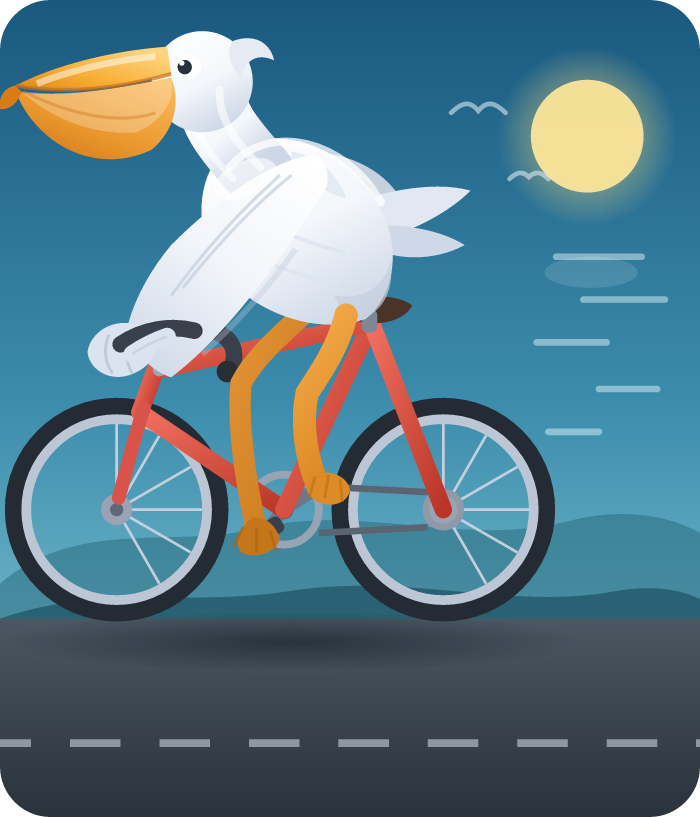
#> input picture pelican-bike.png, 700 x 817 px
$ python run_external.py --method image_dense --input ../pelican-bike.png --output out.png
#> lines starting #> are read from the running program, lines starting #| are printed output that depends on the picture; long printed decimals are rounded
### tensor_gp/external_data.py
"""Pinned external image corpus and disjoint-pixel spatial-regression inputs."""
from __future__ import annotations
import base64
import hashlib
import json
from pathlib import Path
import urllib.request
import numpy as np
from .experiments import ROOT


# [17 lines left out: function download_corpus, not called in this run]


def image_dataset(path, seed, shape=(128, 64), test_size=512, noise_std=0.05):
    # Image decoding AND all sampling/noise creation are charged by run_external.
    from PIL import Image
    path = Path(path)
    with Image.open(path) as image:
        pixels = np.asarray(image.convert("L"), dtype=np.float64) / 255.0
    height, width = pixels.shape
    if height < shape[0] or width < shape[1]:
        raise ValueError("Corpus image too small for the preregistered grid; do not silently resize")
    rows = np.rint(np.linspace(0, height - 1, shape[0])).astype(np.int64)
    cols = np.rint(np.linspace(0, width - 1, shape[1])).astype(np.int64)
    assert len(np.unique(rows)) == shape[0] and len(np.unique(cols)) == shape[1]
    indices = (rows[:, None] * width + cols[None, :]).ravel()
    train_y = pixels.ravel()[indices] + noise_std * np.random.default_rng(seed).standard_normal(len(indices))
    available = np.ones(height * width, dtype=bool)
    available[indices] = False
    candidates = np.flatnonzero(available)
    if len(candidates) < test_size:
        raise ValueError("Insufficient disjoint held-out pixels")
    test_rng = np.random.default_rng(10000 + seed)
    test_indices = test_rng.choice(candidates, size=test_size, replace=False)
    assert not np.any(np.isin(test_indices, indices))
    test_rows, test_cols = np.unravel_index(test_indices, (height, width))
    test_x = np.column_stack((test_rows / (height - 1), test_cols / (width - 1)))
    test_latent = pixels.ravel()[test_indices]
    test_y = test_latent + noise_std * test_rng.standard_normal(test_size)
    axes = [rows / (height - 1), cols / (width - 1)]
    metadata = {"image": path.name, "image_shape": [height, width],
                "source_sha256": hashlib.sha256(path.read_bytes()).hexdigest(),
                "train_pixel_indices_sha256": hashlib.sha256(indices.tobytes()).hexdigest(),
                "test_pixel_indices_sha256": hashlib.sha256(test_indices.tobytes()).hexdigest(),
                "test_train_overlap_count": 0}
    return axes, train_y, test_x, test_y, test_latent, metadata

### tensor_gp/dense_fortran.py
"""Hostile audit baseline: eliminate the original dense kernel's layout copy.

This is a separate, explicitly labeled baseline, not a post-hoc replacement of
preregistered DenseGP. It uses the SAME full dense Cholesky and predictions.
"""
from time import perf_counter
import numpy as np
from scipy.linalg import cho_factor, cho_solve
from .dense import DenseGP
from .kernels import kernel_factors


class DenseFortranGP(DenseGP):
    def fit(self, axes, y):
        if len(axes) != 2:
            raise ValueError("Two dimensional audit only")
        self.axes = axes
        t = perf_counter()
        kx, ky = kernel_factors(axes, self.lengthscales, self.signal_variance)
        nx, ny = len(axes[0]), len(axes[1])
        n = nx * ny
        covariance = np.empty((n, n), dtype=np.float64, order="F")
        # A view, not a reshape copy: flat C-grid indices have y fastest.
        view = covariance.reshape(ny, nx, ny, nx, order="F")
        assert np.shares_memory(view, covariance)
        np.multiply(ky[:, None, :, None], kx[None, :, None, :], out=view)
        covariance.flat[::n + 1] += self.noise_variance
        self.timings["fit_kernel_s"] = perf_counter() - t
        t = perf_counter()
        self.chol = cho_factor(covariance, lower=True, overwrite_a=True, check_finite=False)
        self.timings["fit_factor_s"] = perf_counter() - t
        t = perf_counter()
        self.alpha = cho_solve(self.chol, y, overwrite_b=False, check_finite=False)
        self.timings["fit_solve_s"] = perf_counter() - t
        self.state_bytes = int(self.chol[0].nbytes + self.alpha.nbytes)
        return self

### tensor_gp/kernels.py
"""Identical kernel arithmetic shared by both solvers."""
from __future__ import annotations

import numpy as np


def rbf_1d(a: np.ndarray, b: np.ndarray, lengthscale: float) -> np.ndarray:
    delta = (np.asarray(a, dtype=np.float64)[:, None]
             - np.asarray(b, dtype=np.float64)[None, :]) / lengthscale
    return np.exp(-0.5 * delta * delta)


def kernel_factors(axes, lengthscales, signal_variance=1.0):
    factors = [rbf_1d(a, a, ell) for a, ell in zip(axes, lengthscales, strict=True)]
    factors[0] *= signal_variance
    return factors


def cross_factors(test_x, axes, lengthscales, signal_variance=1.0):
    factors = [rbf_1d(test_x[:, i], axis, ell)
               for i, (axis, ell) in enumerate(zip(axes, lengthscales, strict=True))]
    factors[0] *= signal_variance
    return factors


def row_tensor_product(factors):
    """Rows have the same C-order tensor indexing as training targets."""
    out = factors[0]
    for factor in factors[1:]:
        out = (out[:, :, None] * factor[:, None, :]).reshape(out.shape[0], -1)
    return out

### tensor_gp/dense.py
"""Frozen strong baseline: exact dense GP using LAPACK, not explicit inverse."""
from __future__ import annotations

from time import perf_counter

import numpy as np
from scipy.linalg import cho_factor, cho_solve, solve_triangular

from .kernels import cross_factors, kernel_factors, row_tensor_product


class DenseGP:
    def __init__(self, lengthscales=(0.18, 0.23), signal_variance=1.0, noise_variance=0.0025):
        self.lengthscales = tuple(lengthscales)
        self.signal_variance = float(signal_variance)
        self.noise_variance = float(noise_variance)
        self.timings = {}

    # [18 lines left out: function fit, not called in this run]

    def predict(self, test_x, return_variance=True):
        t = perf_counter()
        cross = row_tensor_product(cross_factors(test_x, self.axes, self.lengthscales,
                                                 self.signal_variance))
        self.timings["predict_cross_s"] = perf_counter() - t
        t = perf_counter()
        mean = cross @ self.alpha
        self.timings["predict_mean_s"] = perf_counter() - t
        if not return_variance:
            return mean, None
        t = perf_counter()
        v = solve_triangular(self.chol[0], cross.T, lower=True, check_finite=False)
        variance = self.signal_variance - np.einsum("ij,ij->j", v, v)
        self.min_raw_variance = float(variance.min())
        variance = np.maximum(variance, 0.0)
        self.timings["predict_variance_s"] = perf_counter() - t
        return mean, variance

### tensor_gp/metrics.py
"""Held-out quality metrics; tolerance lives only in preregister.json."""
import numpy as np


def quality_metrics(mean, latent_variance, test_y, test_latent, noise_variance):
    if not (np.isfinite(mean).all() and np.isfinite(latent_variance).all()):
        raise ValueError("Nonfinite posterior prediction")
    observed_variance = latent_variance + noise_variance
    if np.any(observed_variance <= 0):
        raise ValueError("Nonpositive predictive variance")
    residual = test_y - mean
    return {
        "rmse": float(np.sqrt(np.mean(residual**2))),
        "latent_rmse": float(np.sqrt(np.mean((test_latent - mean)**2))),
        "nll": float(0.5 * np.mean(np.log(2 * np.pi * observed_variance)
                                   + residual**2 / observed_variance)),
        "coverage_95": float(np.mean(np.abs(residual) <= 1.959963984540054 * np.sqrt(observed_variance))),
        "min_latent_variance": float(np.min(latent_variance)),
        "max_latent_variance": float(np.max(latent_variance)),
    }

### tensor_gp/run_external.py
"""Strict image-to-output cold process: PNG decoding and sampling included."""
from __future__ import annotations
from time import perf_counter
MODULE_START = perf_counter()
import argparse
import json
import os
from pathlib import Path
import resource
import sys
import numpy as np
from threadpoolctl import threadpool_info, threadpool_limits
from .external_data import image_dataset
from .metrics import quality_metrics


def main():
    p = argparse.ArgumentParser()
    p.add_argument("--method", choices=["image_dense", "image_spectral"], required=True)
    p.add_argument("--input", required=True)
    p.add_argument("--output", required=True)
    p.add_argument("--threads", type=int, default=2)
    p.add_argument("--seed", type=int, default=0)
    p.add_argument("--repeat", type=int, default=0)
    p.add_argument("--case", default="external_set12")
    p.add_argument("--axes", type=int, nargs=2, default=[128, 64])
    p.add_argument("--test-size", type=int, default=512)
    a = p.parse_args()
    output = Path(a.output)
    output.parent.mkdir(parents=True, exist_ok=True)
    with threadpool_limits(limits=a.threads):
        start = perf_counter()
        t = perf_counter()
        axes, train_y, test_x, test_y, test_latent, image_meta = image_dataset(a.input, a.seed, a.axes, a.test_size)
#> in image_dataset, image is the input picture: PIL image 700x817 RGBA; mean R, G, B, A 89.3, 122.6, 136.8, 255
#> in image_dataset, `pixels = np.asarray(image.convert("L"), dtype=np.float64) / 255.0`:
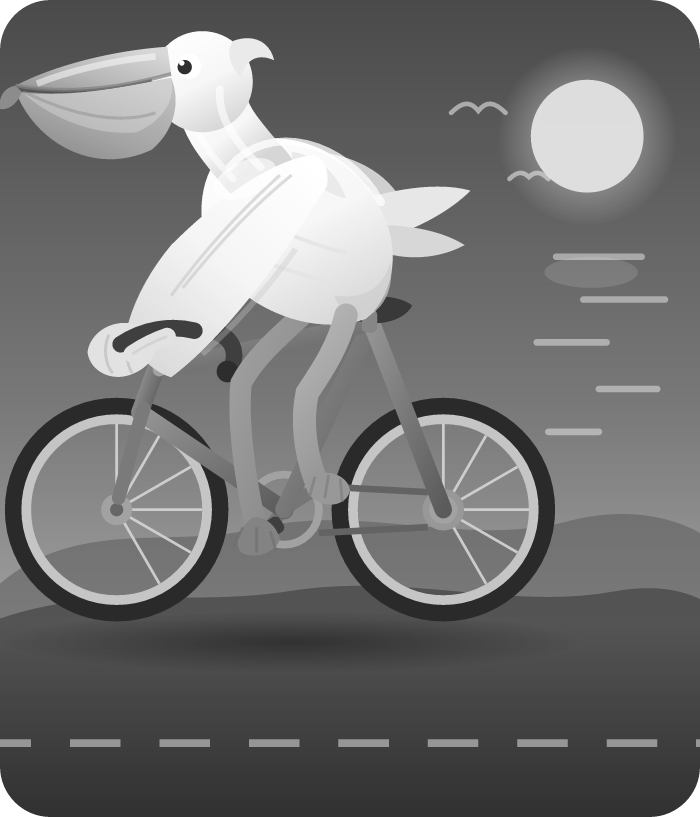
#> pixels: shape (817, 700) float64; min 0.165, max 1, mean 0.448
#> in image_dataset, `train_y = pixels.ravel()[indices] + noise_std * np.random.default_rng(..`: train_y = 8192 values, max 1.1 at index 8129, min 0.028 at index 5378, mean 0.449
#> in image_dataset, `test_latent = pixels.ravel()[test_indices]`: test_latent = 512 values, max 1 at index 353, min 0.165 at index 29, mean 0.446
#> in image_dataset, `test_y = test_latent + noise_std * test_rng.standard_normal(test_size)`: test_y = 512 values, max 1.07 at index 311, min 0.0185 at index 58, mean 0.449
#> axes = 2 items; test_x = 512 pairs, first value 0.00123 to 1, second value 0 to 1; image_meta = 6 items
        stages = {"decode_and_dataset_s": perf_counter() - t}
        t = perf_counter()
        offset = float(train_y.mean())
#> offset = 0.449
        centered_y = train_y - offset
#> centered_y = 8192 values, max 0.649 at index 8129, min -0.421 at index 5378, mean -6.94e-18
        stages["preprocess_s"] = perf_counter() - t
        t = perf_counter()
        if a.method == "image_dense":
            from .dense_fortran import DenseFortranGP
            model = DenseFortranGP()
        else:
            from .spectral_numpy import NumpySpectralGP
            model = NumpySpectralGP()
        stages["model_init_and_import_s"] = perf_counter() - t
        # New libraries may have loaded since the outer threadpool context.
        with threadpool_limits(limits=a.threads):
            t = perf_counter()
            model.fit(axes, centered_y)
#> in fit, `self.axes = axes`: self.axes = 2 items
#> in fit, `kx, ky = kernel_factors(axes, self.lengthscales, self.signal_variance)`:
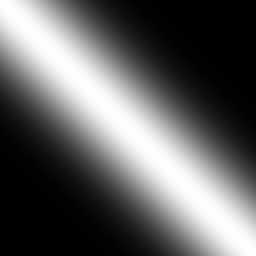
#> kx: shape (128, 128) float64 (shown 2 times larger); min 1.99e-07, max 1, mean 0.384
#> in fit, `kx, ky = kernel_factors(axes, self.lengthscales, self.signal_variance)`:
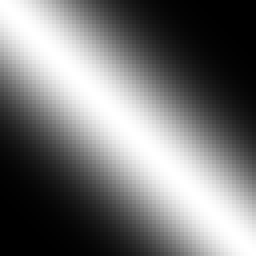
#> ky: shape (64, 64) float64 (shown 4 times larger); min 7.85e-05, max 1, mean 0.465
#> in fit, `nx, ny = len(axes[0]), len(axes[1])`: nx = 128; ny = 64
#> in fit, `n = nx * ny`: n = 8192
#> in fit, `self.chol = cho_factor(covariance, lower=True, overwrite_a=True, check..`:
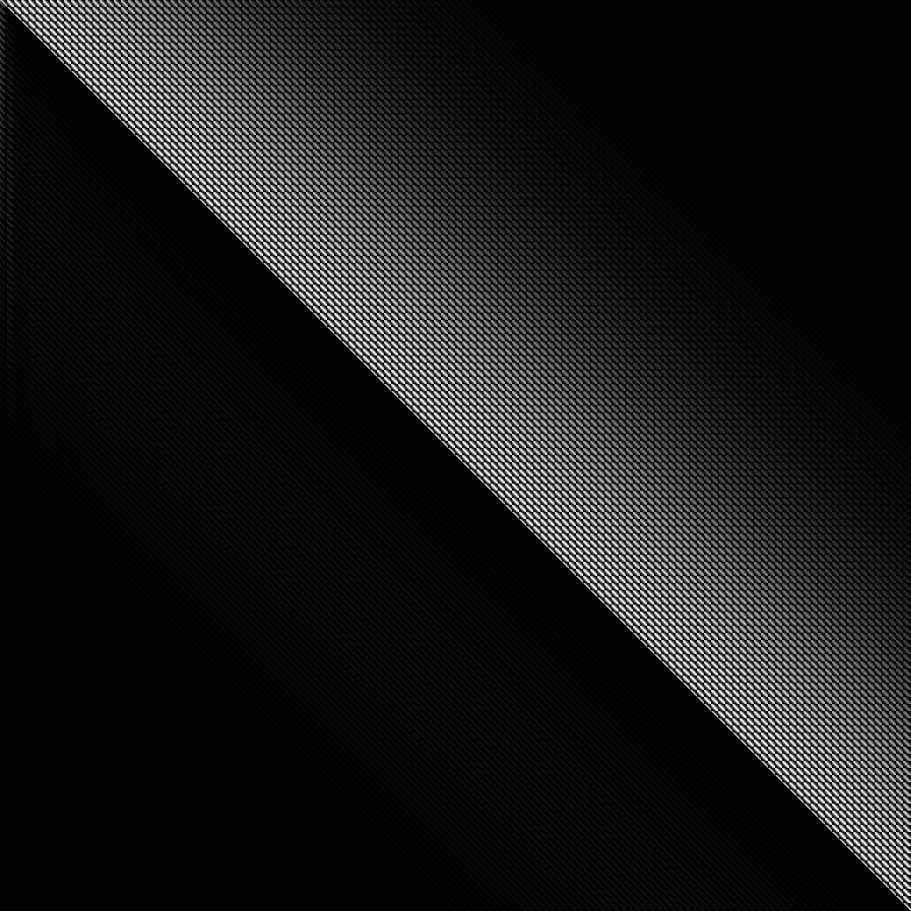
#> covariance: shape (8192, 8192) float64 (shown at 1/9 size); min -0.0137, max 1, mean 0.093; drawn with min black and max white
#> in fit, `self.alpha = cho_solve(self.chol, y, overwrite_b=False, check_finite=F..`: self.alpha = 8192 values, max 214.6 at index 8131, min -279 at index 657, mean 0.00372
#> in fit, `self.state_bytes = int(self.chol[0].nbytes + self.alpha.nbytes)`: self.state_bytes = 536936448
            stages["fit_total_s"] = perf_counter() - t
            t = perf_counter()
            mean, variance = model.predict(test_x)
#> in cross_factors, `factors = [rbf_1d(test_x[:, i], axis, ell) for i, (axis, ell) in enume..`: factors = 2 items
#> in row_tensor_product, `out = factors[0]`:
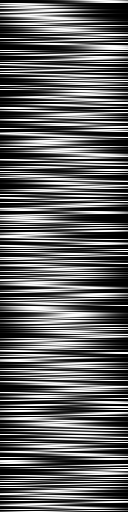
#> out: shape (512, 128) float64; min 1.99e-07, max 1, mean 0.389
#> the loop in row_tensor_product, `for factor in factors[1:]:` made 1 pass
#> pass 1, in row_tensor_product, `out = (out[:, :, None] * factor[:, None, :]).reshape(out.shape[0], -1)`:
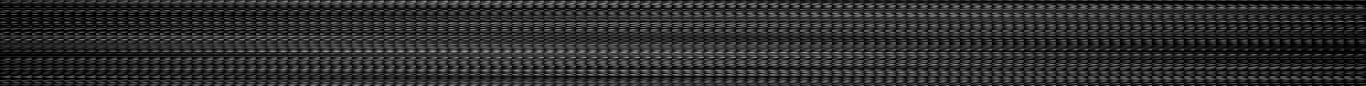
#> out: shape (512, 8192) float64 (shown at 1/6 size); min 2.85e-11, max 1, mean 0.182
#> in predict, `mean = cross @ self.alpha`: mean = 512 values, max 0.621 at index 11, min -0.296 at index 85, mean 0.0079
#> in predict, `v = solve_triangular(self.chol[0], cross.T, lower=True, check_finite=F..`:
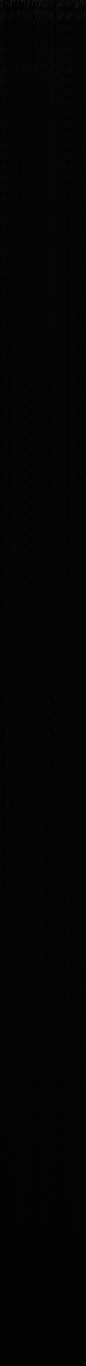
#> v: shape (8192, 512) float64 (shown at 1/6 size); min -0.0132, max 0.978, mean 0.00386; drawn with min black and max white
#> in predict, `variance = self.signal_variance - np.einsum("ij,ij->j", v, v)`: variance = 512 values, max 0.000135 at index 353, min 1.7e-05 at index 450, mean 2.49e-05
#> in predict, `self.min_raw_variance = float(variance.min())`: self.min_raw_variance = 1.7e-05
            mean += offset
#> mean = 512 values, max 1.07 at index 11, min 0.153 at index 85, mean 0.457
            stages["predict_total_s"] = perf_counter() - t
        t = perf_counter()
        quality = quality_metrics(mean, variance, test_y, test_latent, 0.0025)
#> in quality_metrics, `observed_variance = latent_variance + noise_variance`: observed_variance = 512 values, max 0.00263 at index 353, min 0.00252 at index 450, mean 0.00252
#> in quality_metrics, `residual = test_y - mean`: residual = 512 values, max 0.431 at index 508, min -0.622 at index 400, mean -0.00731
#> quality = {'rmse': 0.131, 'latent_rmse': 0.121, 'nll': 1.32, 'coverage_95': 0.68, 'min_latent_variance': 1.7e-05, 'max_latent_variance': 0.000135}
        stages["metrics_s"] = perf_counter() - t
        t = perf_counter()
        np.savez(Path(str(output) + ".npz"), mean=mean, variance=variance)
        stages["prediction_output_s"] = perf_counter() - t
        record = {
            "method": a.method, "case": a.case, "seed": a.seed, "repeat": a.repeat,
            "threads": a.threads, "n_train": len(train_y), "n_test": len(test_y),
            "axes": a.axes, "noise_variance": 0.0025, "lengthscales": [0.18, 0.23],
            **image_meta, "quality": quality, "stages": {**stages, **model.timings},
            "model_state_bytes": int(model.state_bytes), "min_raw_variance": model.min_raw_variance,
            "peak_rss_bytes": int(resource.getrusage(resource.RUSAGE_SELF).ru_maxrss * 1024),
            "versions": {"numpy": np.__version__}, "scipy_loaded": "scipy" in sys.modules,
            "threadpools": threadpool_info(), "affinity": sorted(os.sched_getaffinity(0)),
            "pipeline_s": perf_counter() - start, "worker_s": perf_counter() - MODULE_START,
        }
        Path(str(output) + ".json").write_text(json.dumps(record, indent=2) + "\n")
    print(json.dumps({"output": str(output), "rmse": quality["rmse"],
                      "pipeline_s": record["pipeline_s"]}), flush=True)
#| {"output": "out.png", "rmse": 0.1308, "pipeline_s": 7.657}


if __name__ == "__main__":
    main()
